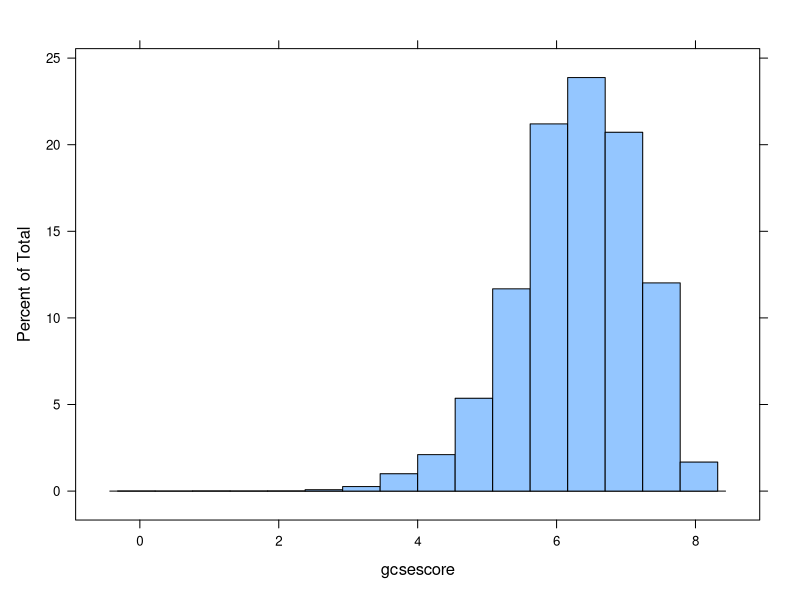
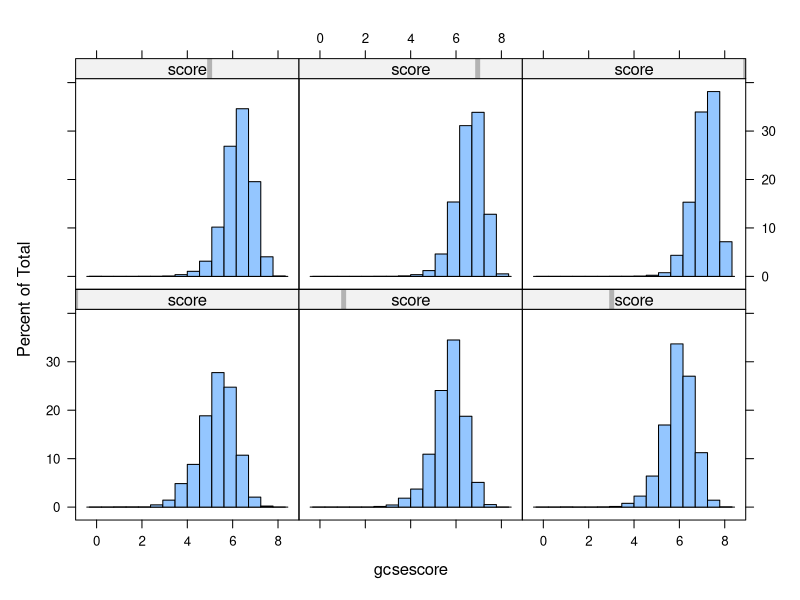
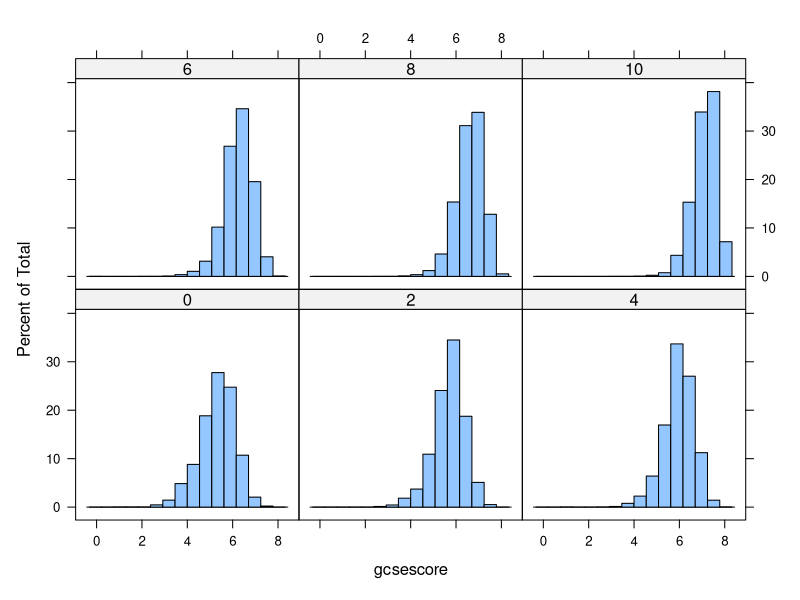
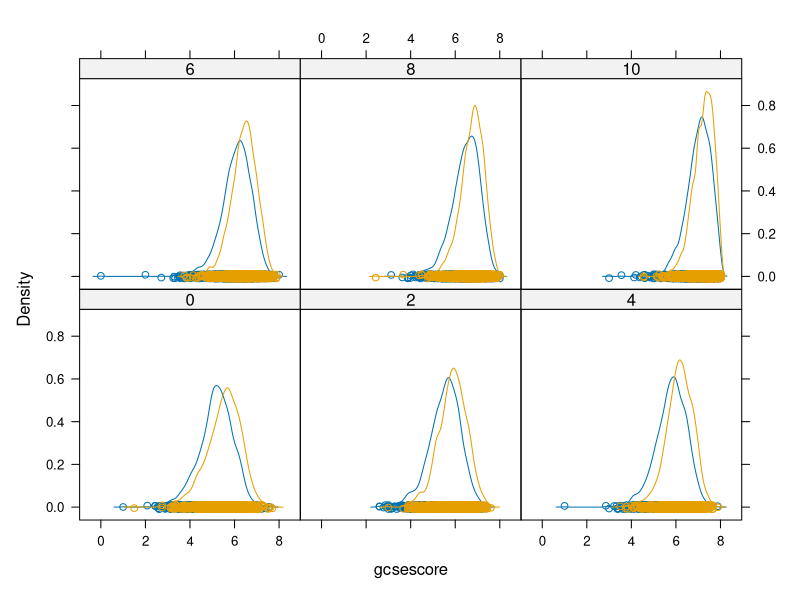
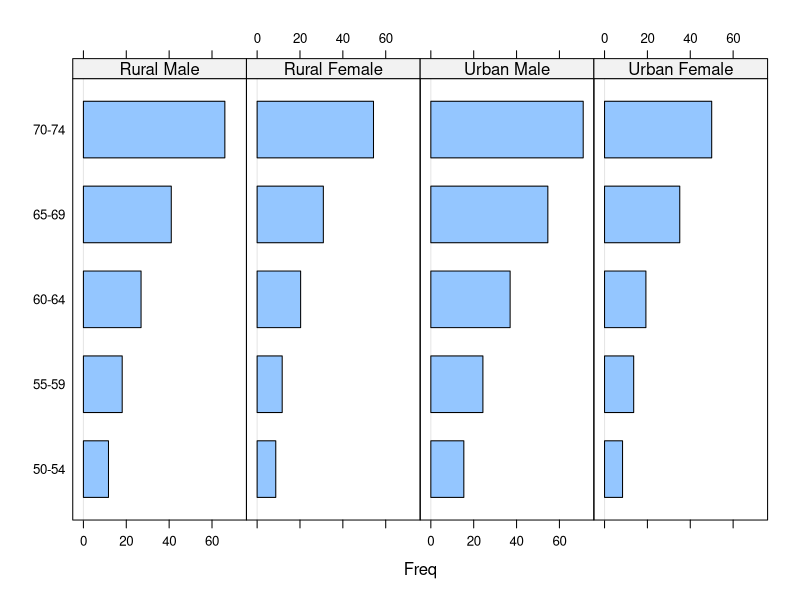
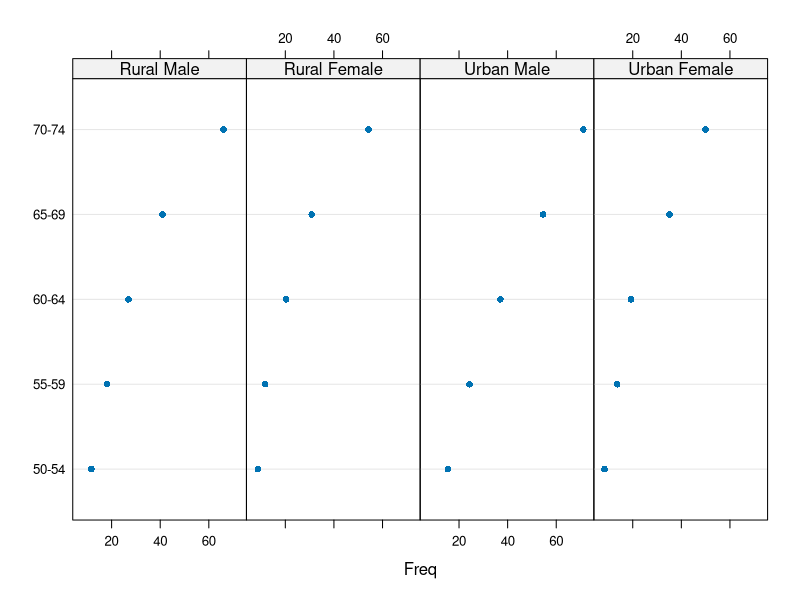
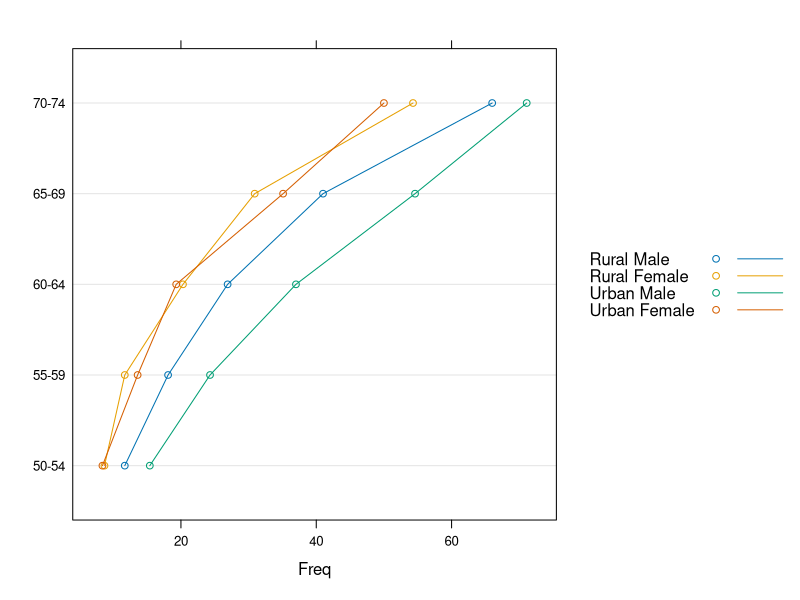
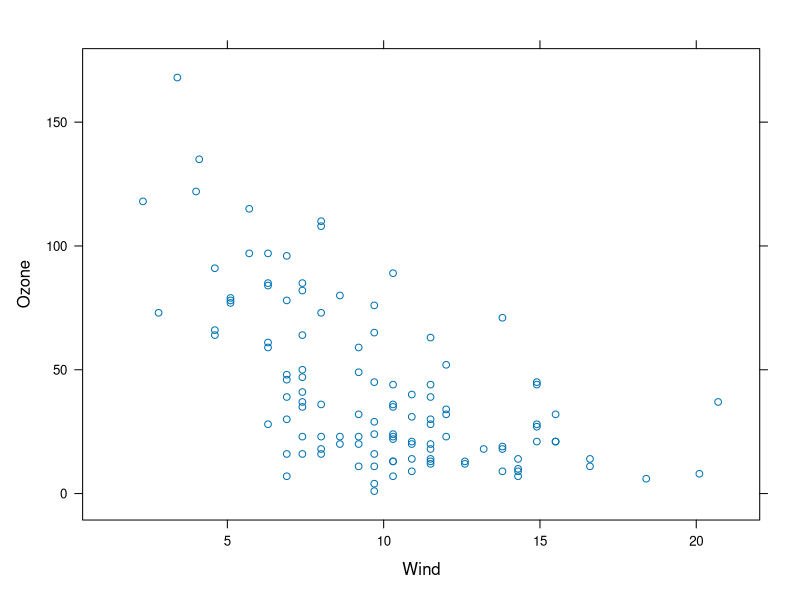

The R script that drew these images, in order:
## ---- chunk 1
knitr::opts_chunk$set(echo=T, message=F, warning=F, cache=T, fig.align = "center", fig.height = 8, dpi = 300, dev = "png")
## ---- chunk 2
install.packages("lattice", repos = "https://cran.us.r-project.org")
install.packages("mlmRev", repos = "https://cran.us.r-project.org")
install.packages("ggplot2", repos = "https://cran.us.r-project.org")
## ---- chunk 3
library(lattice)
library(mlmRev)
## ---- chunk 4
data("Chem97")
## ---- chunk 5
str(Chem97)
## ---- chunk 6
head(Chem97, 30)
## ---- chunk 7
histogram(~gcsescore, data = Chem97)
## ---- chunk 8
histogram(~gcsescore | score, data = Chem97)
## ---- chunk 9
histogram(~gcsescore | factor(score), data = Chem97)
## ---- chunk 10
densityplot(~gcsescore | factor(score), data = Chem97, groups = gender, plot.Points = T, auto.ley = T)
## ---- chunk 11
data(VADeaths)
## ---- chunk 12
head(VADeaths)
str(VADeaths)
## ---- chunk 13
dft <- as.data.frame.table(VADeaths)
str(dft)
## ---- chunk 14
barchart(Var1 ~ Freq | Var2, data = dft, layout = c(4, 1), origin = 0 )
## ---- chunk 15
dotplot(Var1 ~ Freq | Var2, dft, layout = c(4,1))
## ---- chunk 16
dotplot(Var1 ~ Freq, data = dft, groups = Var2, type = "o", auto.key = list(space = "right", points = T, lines = T))
## ---- chunk 17
library(datasets)
str(airquality)
## ---- chunk 18
xyplot(Ozone ~ Wind, data = airquality)
## ---- chunk 19
xyplot(Ozone ~ Wind | factor(Month), data = airquality, layout=c(5,1))
## ---- chunk 20
str(quakes)
## ---- chunk 21
xyplot(lat ~ long, data = quakes, pch = ".")
## ---- chunk 22
tplot <- xyplot(lat ~ long, data = quakes, pch = ".")
tplot <- update(tplot, main = "1964년 이후 태평양에서 발생한 지진 위치")
print(tplot)
## ---- chunk 23
quakes$depth2[quakes$depth >= 40 & quakes$depth <= 150] <- 1
quakes$depth2[quakes$depth >= 151 & quakes$depth <= 250] <- 2
quakes$depth2[quakes$depth >= 251 & quakes$depth <= 350] <- 3
quakes$depth2[quakes$depth >= 351 & quakes$depth <= 450] <- 4
quakes$depth2[quakes$depth >= 451 & quakes$depth <= 550] <- 5
quakes$depth2[quakes$depth >= 551 & quakes$depth <= 680] <- 6
convert <- transform(quakes, depth2 = factor(depth2))
xyplot(lat ~ long | depth2, data = convert)
## ---- chunk 24
xyplot(Ozone + Solar.R ~ Wind | factor(Month), data = airquality, col = c("blue", "red"), layout = c(5, 1))
## ---- chunk 25
numgroup <- equal.count(1:150, number = 4, overlap = 0)
depthgroup <- equal.count(quakes$depth, number = 5, overlap = 0)
xyplot(lat ~ long | depthgroup, data = quakes, main = "Fiji Earthquakes(depthgroup)", ylab = "latitude", xlab = "longitude", pch = "@", col = "red")
## ---- chunk 26
magnitudegroup <- equal.count(quakes$mag, number = 2, overlap =0)
xyplot(lat ~ long | depthgroup * magnitudegroup, data = quakes, main = "Fiji Earthquakes", ylab = "latitude", xlab = "longitude", pch = "@", col = c("red", "blue"))
## ---- chunk 27
library(ggplot2)
str(mpg)
## ---- chunk 28
summary(mpg)
## ---- chunk 29
table(mpg$drv)
## ---- chunk 30
qplot(hwy, data = mpg, fill = drv, binwidth = 2, facets = .~drv)
## ---- chunk 31
qplot(displ, hwy, data=mpg, color = drv, facets = .~drv)
## ---- chunk 32
qplot(wt,mpg, data=mtcars, color=factor(carb), size=qsec, shape=factor(cyl))
## ---- chunk 33
qplot(clarity, data=diamonds, fill=cut, geom = "bar") # 레이아웃에 색 채우기
## ---- chunk 34
qplot(wt,mpg, data=mtcars, color=factor(carb), size=factor(cyl), geom = "point")
